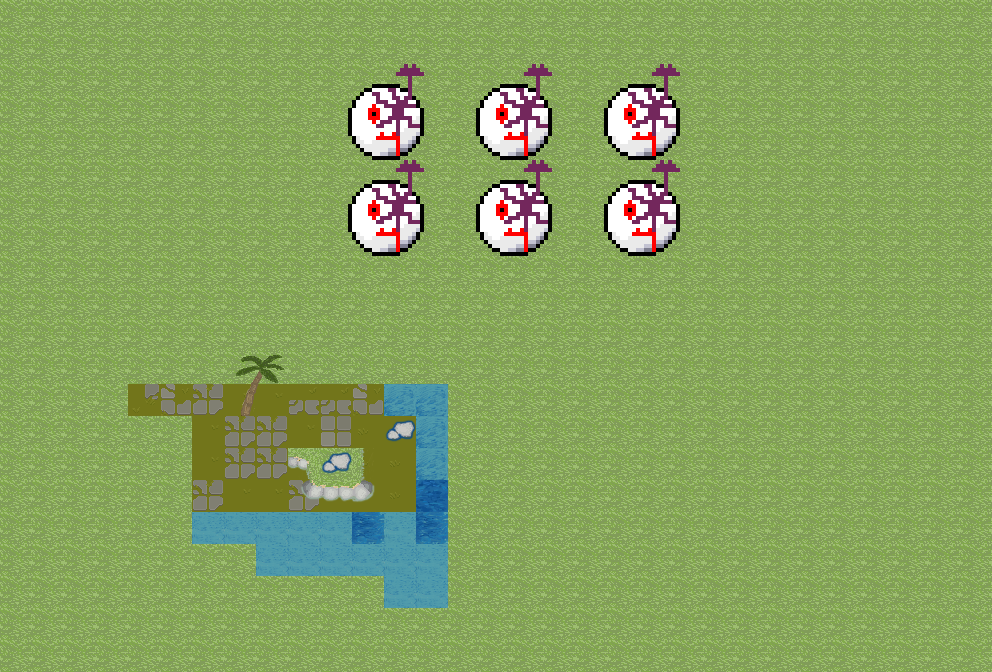

Rendered tile map (Tiled .tmx) drawn with the repository's tilesets; below, a short description and the map source with its tile grids summarised:
An orthogonal 31x21 tile map with 32x32 px tiles, 7 tile layers (collisions, floor1, floor2, floor3, ...), 5 hidden layers not drawn, 15 tilesets and 7 objects (6x area, clockPopup).

<map version="1.10" tiledversion="1.11.2" orientation="orthogonal" renderorder="right-down" width="31" height="21" tilewidth="32" tileheight="32" infinite="0" nextlayerid="64" nextobjectid="20">
 <properties>
  <property name="mapCopyright">Credits: WorkAdventure (https://WorkAdventu.re) 
License: CC-BY-SA 3.0 (http://creativecommons.org/licenses/by-sa/3.0/)</property>
  <property name="mapDescription" value="A perfect virtual office to get started with WorkAdventure!" />
  <property name="mapImage" value="office.png" />
  <property name="mapName" value="Office" />
  <property name="script" value="src/main.ts" />
 </properties>
 <tileset firstgid="1" name="WA_Special_Zones" tilewidth="32" tileheight="32" tilecount="12" columns="6">
  <image source="tilesets/WA_Special_Zones.png" width="192" height="64" />
  <tile id="2">
   <properties>
    <property name="collides" type="bool" value="true" />
   </properties>
  </tile>
 </tileset>
 <tileset firstgid="13" name="WA_Decoration" tilewidth="32" tileheight="32" tilecount="96" columns="12">
  <image source="tilesets/WA_Decoration.png" width="384" height="256" />
 </tileset>
 <tileset firstgid="109" name="WA_Miscellaneous" tilewidth="32" tileheight="32" tilecount="110" columns="10">
  <image source="tilesets/WA_Miscellaneous.png" width="320" height="352" />
 </tileset>
 <tileset firstgid="219" name="WA_Other_Furniture" tilewidth="32" tileheight="32" tilecount="156" columns="12">
  <image source="tilesets/WA_Other_Furniture.png" width="384" height="416" />
 </tileset>
 <tileset firstgid="375" name="WA_Room_Builder" tilewidth="32" tileheight="32" tilecount="1000" columns="25">
  <image source="tilesets/WA_Room_Builder.png" width="800" height="1280" />
 </tileset>
 <tileset firstgid="1375" name="WA_Seats" tilewidth="32" tileheight="32" tilecount="182" columns="13">
  <image source="tilesets/WA_Seats.png" width="416" height="448" />
 </tileset>
 <tileset firstgid="1557" name="WA_Tables" tilewidth="32" tileheight="32" tilecount="270" columns="10">
  <image source="tilesets/WA_Tables.png" width="320" height="864" />
 </tileset>
 <tileset firstgid="1827" name="WA_Logo_Long" tilewidth="32" tileheight="32" tilecount="6" columns="6">
  <image source="tilesets/WA_Logo_Long.png" width="192" height="32" />
 </tileset>
 <tileset firstgid="1833" name="WA_Exterior" tilewidth="32" tileheight="32" tilecount="850" columns="25">
  <image source="tilesets/WA_Exterior.png" width="800" height="1088" />
 </tileset>
 <tileset firstgid="2683" name="WA_User_Interface" tilewidth="32" tileheight="32" tilecount="273" columns="13">
  <image source="tilesets/WA_User_Interface.png" width="416" height="672" />
 </tileset>
 <tileset firstgid="2956" name="TX Tileset Grass" tilewidth="32" tileheight="32" tilecount="64" columns="8">
  <image source="tilesets/TX Tileset Grass.png" width="256" height="256" />
 </tileset>
 <tileset firstgid="3020" name="Tilesheet-water" tilewidth="32" tileheight="32" tilecount="64" columns="8">
  <image source="tilesets/Tilesheet-water.png" width="256" height="256" />
 </tileset>
 <tileset firstgid="3084" name="Tilesheet-land-v5" tilewidth="32" tileheight="32" tilecount="120" columns="10">
  <image source="tilesets/Tilesheet-land-v5.png" width="320" height="384" />
 </tileset>
 <tileset firstgid="3204" name="CityBuilder" tilewidth="32" tileheight="32" tilecount="256" columns="16">
  <image source="tilesets/CityBuilder.png" width="512" height="512" />
 </tileset>
 <tileset firstgid="3460" name="Untitled_09-19-2025_01-34-16" tilewidth="32" tileheight="32" tilecount="16" columns="4">
  <image source="tilesets/Untitled_09-19-2025_01-34-16.png" width="128" height="128" />
 </tileset>
 <layer id="6" name="start" width="31" height="21" visible="0">
  <data>[651 cells, 2 non-empty, 1 distinct tile ids]</data>
 </layer>
 <layer id="7" name="collisions" width="31" height="21">
  <data>[651 cells, 20 non-empty, 1 distinct tile ids]</data>
 </layer>
 <group id="55" name="floor">
  <layer id="4" name="floor1" width="31" height="21">
   <data>[651 cells, 651 non-empty, 14 distinct tile ids]</data>
  </layer>
  <layer id="57" name="floor2" width="31" height="21">
   <data>[651 cells, 11 non-empty, 11 distinct tile ids]</data>
  </layer>
  <layer id="63" name="floor3" width="31" height="21">
   <data>[651 cells, 1 non-empty, 1 distinct tile ids]</data>
  </layer>
 </group>
 <group id="54" name="walls" visible="0">
  <layer id="9" name="walls1" width="31" height="21">
   <data>[651 cells, 0 non-empty, 0 distinct tile ids]</data>
  </layer>
  <layer id="56" name="walls2" width="31" height="21">
   <data>[651 cells, 5 non-empty, 3 distinct tile ids]</data>
  </layer>
 </group>
 <group id="52" name="furniture">
  <layer id="44" name="furniture1" width="31" height="21">
   <data>[651 cells, 72 non-empty, 12 distinct tile ids]</data>
  </layer>
  <layer id="1" name="furniture2" width="31" height="21">
   <data>[651 cells, 0 non-empty, 0 distinct tile ids]</data>
  </layer>
  <layer id="33" name="furniture3" width="31" height="21">
   <data>[651 cells, 0 non-empty, 0 distinct tile ids]</data>
  </layer>
 </group>
 <objectgroup id="2" name="floorLayer" visible="0">
  <object id="12" name="clockPopup" x="483.919" y="14.0269" width="93.7162" height="61.6673" />
  <object id="13" name="jitsiChillZone" type="area" x="32" y="96" width="192" height="128">
   <properties>
    <property name="focusable" type="bool" value="true" />
    <property name="jitsiRoom" value="ChillZone" />
    <property name="jitsiTrigger" value="onaction" />
    <property name="zoom_margin" type="float" value="1" />
   </properties>
  </object>
  <object id="14" name="silentZone" type="area" x="640" y="544" width="224" height="128">
   <properties>
    <property name="silent" type="bool" value="true" />
   </properties>
  </object>
  <object id="16" name="jitsiMeetingRoom" type="area" x="768" y="224" width="192" height="224">
   <properties>
    <property name="focusable" type="bool" value="true" />
    <property name="jitsiRoom" value="MeetingRoom" />
    <property name="jitsiTrigger" value="onaction" />
    <property name="zoom_margin" type="float" value="1" />
   </properties>
  </object>
  <object id="17" name="clock" type="area" x="438.485" y="96.3333" width="50.2727" height="39.697" />
  <object id="18" name="to-conference" type="area" x="0" y="512" width="32" height="64">
   <properties>
    <property name="exitUrl" value="conference.tmj#from-office" />
   </properties>
  </object>
  <object id="19" name="from-conference" type="area" x="64" y="544" width="32" height="32">
   <properties>
    <property name="start" type="bool" value="true" />
   </properties>
  </object>
 </objectgroup>
 <group id="51" name="above" visible="0">
  <layer id="3" name="above1" width="31" height="21">
   <data>[651 cells, 2 non-empty, 2 distinct tile ids]</data>
  </layer>
  <layer id="27" name="above2" width="31" height="21">
   <data>[651 cells, 0 non-empty, 0 distinct tile ids]</data>
  </layer>
 </group>
</map>
